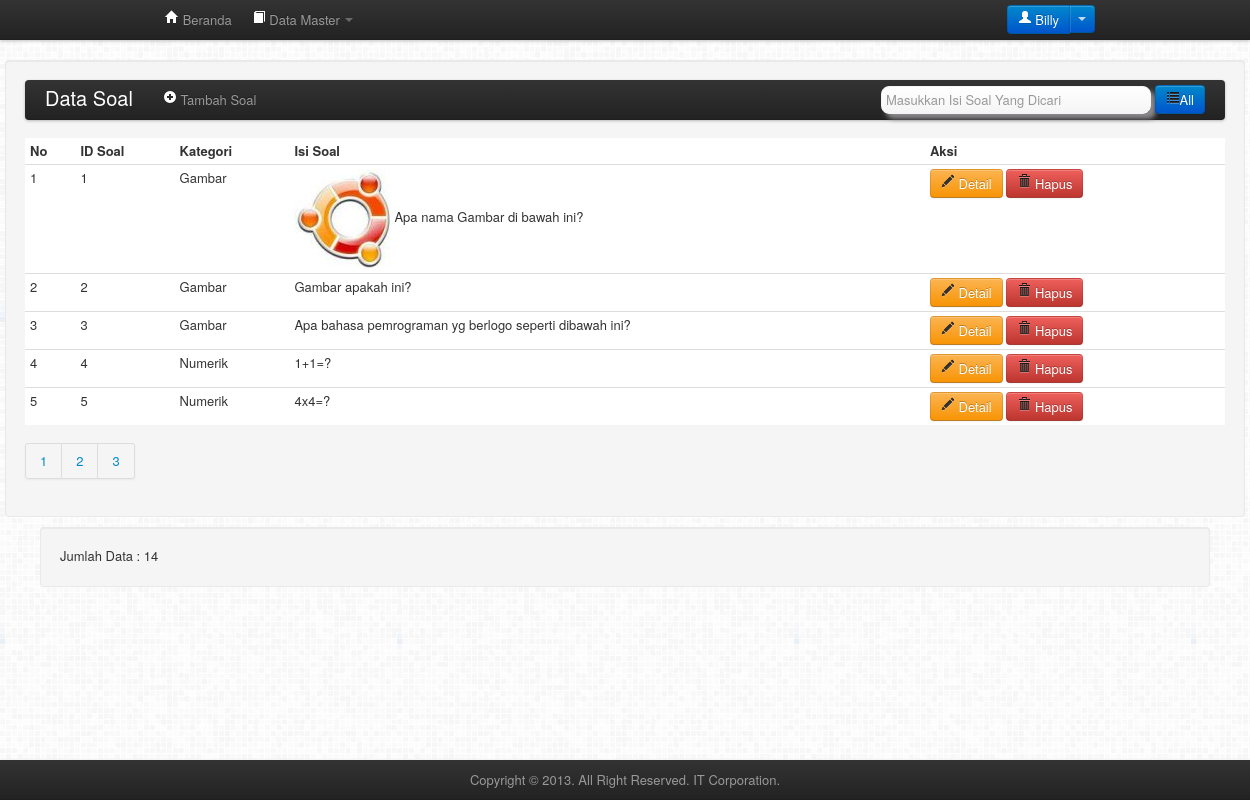
The page /admin/MenuUtama.php?master=soal (signed in) on the database its author committed.
### tables this page shows
CREATE TABLE `soal` (
  `id_soal` int(11) NOT NULL auto_increment,
  `id_kategori` int(11) default NULL,
  `isi_soal` text NOT NULL,
  PRIMARY KEY  (`id_soal`)
);

CREATE TABLE `kategori` (
  `id_kategori` int(11) NOT NULL auto_increment,
  `nama_kategori` varchar(30) NOT NULL,
  `waktu` int(11) NOT NULL,
  `jumlah_soal` int(11) NOT NULL,
  PRIMARY KEY  (`id_kategori`)
);

### admin/soal/index.php (the view, shortened to what this page needs)
<div class="well" style="width: 1200px; margin:10px auto;">
    <div class="navbar">
        <div class="navbar-inner">
            <div class="container">
                <a class="brand" href="#">Data Soal</a>
                <div class="nav-collapse">
                    <ul class="nav">
                        <li>
                            <a href="form_tambah.php" class="small-box" onclick="tambah(); return false;">
                                <i class="icon-plus-sign icon-white"></i> Tambah Soal
                            </a>
                        </li>
                    </ul>
                </div>
                <form name="user_form_search" action="" method="post" class="form-search">
                    <div class="navbar-form pull-right">
                        <input type="text" class="span3" name="username" placeholder="Masukkan Isi Soal Yang Dicari"/>
                        <a href='' class="btn btn-primary" ><i class='icon-list'></i>All</a>
                    </div>
                </form>
            </div>
        </div>
    </div>
    <table class="table table-hover table-condensed">
        <thead>
            <tr>
                <th>No</th>
                <th>ID Soal</th>
                <th>Kategori</th>
                <th>Isi Soal</th>
                <th>Aksi</th>
            </tr>
        </thead>
        <tbody>
<?php
$batas=5;
$halaman=$_GET['halaman'];
$posisi=null;
if(empty($halaman)){
$posisi=0;
}else{
$posisi=($halaman-1)* $batas;
}
$query="select soal.*,kategori.nama_kategori from soal, kategori
where soal.id_kategori=kategori.id_kategori ORDER BY id_soal LIMIT $posisi,$batas";
$query_page="SELECT isi_soal FROM soal";
$result=mysql_query($query) or die(mysql_error());
$no=0;
while($rows=mysql_fetch_array($result)){
$no+=1;
?>
            <tr>
                <td><?php echo ($no+$posisi); ?></td>
		<td><?php echo $rows['id_soal']; ?></td>
                <td><?php echo $rows['nama_kategori']; ?></td>
                <td id="<?php echo 'isi_soal'.$rows['id_soal'];?>"><?php echo $rows['isi_soal']; ?></td>
		<td align="center">
                    <a href="from_update.php?id_admin=<?php echo $rows['id_admin']; ?>" class="btn btn-warning"
                       onclick="return ubahData(<?php echo "'{$rows['id_soal']}','{$rows['nama_kategori']}'"; ?>);">
                        <i class="icon-pencil"></i> Detail
                    </a>
                    <a href="delete.php?id_admin=<?php echo $rows['id_admin']; ?>"
                       onclick="return deleteData(<?php echo $rows['id_soal']; ?>);" class="btn btn-danger">
                        <i class="icon-trash"></i> Hapus
                    </a>
                </td>
            </tr>
<?php
}
?>
        </tbody>
    </table>
<?php
$result_page = mysql_query($query_page);
$jmldata = mysql_num_rows($result_page);
$jmlhalaman = ceil($jmldata / $batas);
echo "<div class='pagination'><ul>";
for($i=1;$i<=$jmlhalaman;$i++)
    echo "<li> <a href='$_SERVER[PHP_SELF]?master=soal&halaman=$i'>$i</a></li>";
echo "</div></ul>";
?>
</div>
<div class="container">
	<div class="well">
	<?php
	echo "Jumlah Data : $jmldata";
	?>
	</div>
</div>

### admin/inc/tampilan/head_menu_utama.php (style rules this page uses)
body { background-image: url('../bootstrap/img/grey.png'); }

### rows shown on the page
soal: posisi "1", id_soal "1", id_kategori.nama_kategori "Gambar", isi_soal (picture), isi_soal "Apa nama Gambar di bawah ini?"
soal: posisi "2", id_soal "2", id_kategori.nama_kategori "Gambar", isi_soal "Gambar apakah ini?"
soal: posisi "3", id_soal "3", id_kategori.nama_kategori "Gambar", isi_soal "Apa bahasa pemrograman yg berlogo seperti dibawah ini?"
soal: posisi "4", id_soal "4", id_kategori.nama_kategori "Numerik", isi_soal "1+1=?"
soal: posisi "5", id_soal "5", id_kategori.nama_kategori "Numerik", isi_soal "4x4=?"

### other values the page prints
$_SESSION['username'] "Billy"
$jmldata "14"
